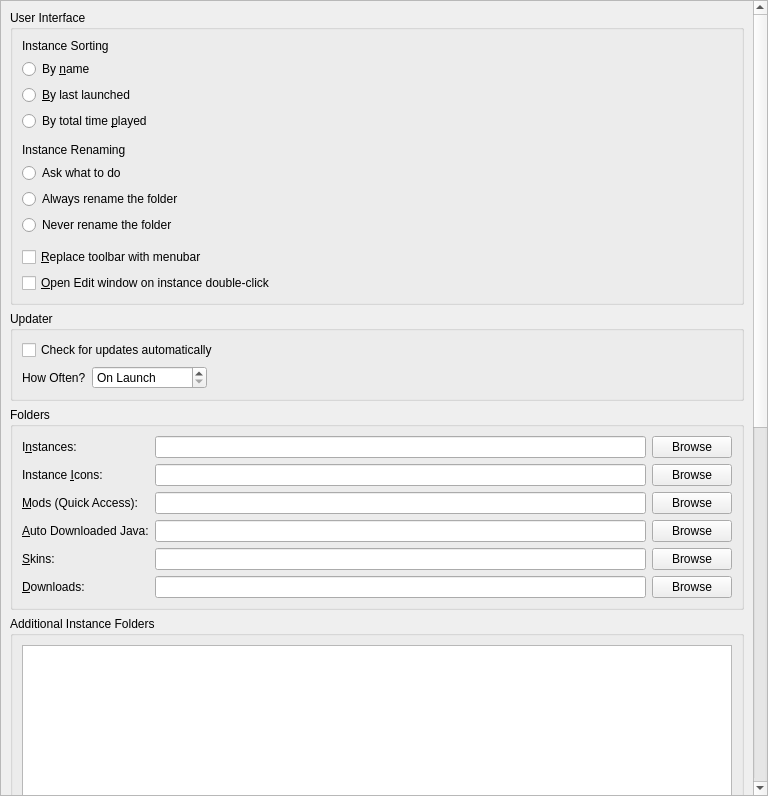
<?xml version="1.0" encoding="UTF-8"?>
<ui version="4.0">
 <class>LauncherPage</class>
 <widget class="QWidget" name="LauncherPage">
  <property name="geometry">
   <rect>
    <x>0</x>
    <y>0</y>
    <width>768</width>
    <height>796</height>
   </rect>
  </property>
  <property name="sizePolicy">
   <sizepolicy hsizetype="MinimumExpanding" vsizetype="MinimumExpanding">
    <horstretch>0</horstretch>
    <verstretch>0</verstretch>
   </sizepolicy>
  </property>
  <layout class="QVBoxLayout" name="verticalLayout">
   <property name="leftMargin">
    <number>0</number>
   </property>
   <property name="topMargin">
    <number>0</number>
   </property>
   <property name="rightMargin">
    <number>0</number>
   </property>
   <property name="bottomMargin">
    <number>0</number>
   </property>
   <item>
    <widget class="QScrollArea" name="scrollArea">
     <property name="horizontalScrollBarPolicy">
      <enum>Qt::ScrollBarPolicy::ScrollBarAsNeeded</enum>
     </property>
     <property name="widgetResizable">
      <bool>true</bool>
     </property>
     <widget class="QWidget" name="scrollAreaWidgetContents">
      <property name="geometry">
       <rect>
        <x>0</x>
        <y>-683</y>
        <width>752</width>
        <height>1625</height>
       </rect>
      </property>
      <layout class="QVBoxLayout" name="verticalLayout_8">
       <item>
        <widget class="QGroupBox" name="userInterfaceBox">
         <property name="enabled">
          <bool>true</bool>
         </property>
         <property name="title">
          <string>User Interface</string>
         </property>
         <layout class="QVBoxLayout" name="verticalLayout_2">
          <item>
           <widget class="QLabel" name="instanceSortingLabel">
            <property name="text">
             <string>Instance Sorting</string>
            </property>
           </widget>
          </item>
          <item>
           <widget class="QRadioButton" name="sortByNameBtn">
            <property name="text">
             <string>By &amp;name</string>
            </property>
            <attribute name="buttonGroup">
             <string notr="true">sortingModeGroup</string>
            </attribute>
           </widget>
          </item>
          <item>
           <widget class="QRadioButton" name="sortLastLaunchedBtn">
            <property name="text">
             <string>&amp;By last launched</string>
            </property>
            <attribute name="buttonGroup">
             <string notr="true">sortingModeGroup</string>
            </attribute>
           </widget>
          </item>
          <item>
           <widget class="QRadioButton" name="sortByPlaytimeBtn">
            <property name="text">
             <string>By total time &amp;played</string>
            </property>
            <attribute name="buttonGroup">
             <string notr="true">sortingModeGroup</string>
            </attribute>
           </widget>
          </item>
          <item>
           <spacer name="verticalSpacer">
            <property name="orientation">
             <enum>Qt::Orientation::Vertical</enum>
            </property>
            <property name="sizeType">
             <enum>QSizePolicy::Policy::Fixed</enum>
            </property>
            <property name="sizeHint" stdset="0">
             <size>
              <width>0</width>
              <height>6</height>
             </size>
            </property>
           </spacer>
          </item>
          <item>
           <widget class="QLabel" name="renamingBehaviorLabel">
            <property name="text">
             <string>Instance Renaming</string>
            </property>
           </widget>
          </item>
          <item>
           <widget class="QRadioButton" name="askToRenameDirBtn">
            <property name="text">
             <string>Ask what to do</string>
            </property>
            <attribute name="buttonGroup">
             <string notr="true">renamingBehaviorGroup</string>
            </attribute>
           </widget>
          </item>
          <item>
           <widget class="QRadioButton" name="alwaysRenameDirBtn">
            <property name="text">
             <string>Always rename the folder</string>
            </property>
            <attribute name="buttonGroup">
             <string notr="true">renamingBehaviorGroup</string>
            </attribute>
           </widget>
          </item>
          <item>
           <widget class="QRadioButton" name="neverRenameDirBtn">
            <property name="text">
             <string>Never rename the folder</string>
            </property>
            <attribute name="buttonGroup">
             <string notr="true">renamingBehaviorGroup</string>
            </attribute>
           </widget>
          </item>
          <item>
           <spacer name="verticalSpacer_2">
            <property name="orientation">
             <enum>Qt::Orientation::Vertical</enum>
            </property>
            <property name="sizeType">
             <enum>QSizePolicy::Policy::Fixed</enum>
            </property>
            <property name="sizeHint" stdset="0">
             <size>
              <width>0</width>
              <height>6</height>
             </size>
            </property>
           </spacer>
          </item>
          <item>
           <widget class="QCheckBox" name="preferMenuBarCheckBox">
            <property name="toolTip">
             <string>The menubar is more friendly for keyboard-driven interaction.</string>
            </property>
            <property name="text">
             <string>&amp;Replace toolbar with menubar</string>
            </property>
           </widget>
          </item>
          <item>
           <widget class="QCheckBox" name="editInstanceOnDoubleClick">
            <property name="toolTip">
             <string>Opens the edit instance window on double-clicking an instance instead of running the instance.</string>
            </property>
            <property name="text">
             <string>&amp;Open Edit window on instance double-click</string>
            </property>
           </widget>
          </item>
         </layout>
        </widget>
       </item>
       <item>
        <widget class="QGroupBox" name="updateSettingsBox">
         <property name="title">
          <string>Updater</string>
         </property>
         <layout class="QGridLayout" name="gridLayout_2">
          <item row="1" column="0">
           <layout class="QHBoxLayout" name="horizontalLayout_2">
            <item>
             <widget class="QLabel" name="updateIntervalLabel">
              <property name="text">
               <string>How Often?</string>
              </property>
             </widget>
            </item>
            <item>
             <widget class="QSpinBox" name="updateIntervalSpinBox">
              <property name="sizePolicy">
               <sizepolicy hsizetype="Maximum" vsizetype="Fixed">
                <horstretch>0</horstretch>
                <verstretch>0</verstretch>
               </sizepolicy>
              </property>
              <property name="toolTip">
               <string>Set to 0 to only check on launch</string>
              </property>
              <property name="specialValueText">
               <string>On Launch</string>
              </property>
              <property name="suffix">
               <string> hours</string>
              </property>
              <property name="prefix">
               <string>Every </string>
              </property>
              <property name="minimum">
               <number>0</number>
              </property>
              <property name="maximum">
               <number>168</number>
              </property>
             </widget>
            </item>
            <item>
             <spacer name="horizontalSpacer">
              <property name="orientation">
               <enum>Qt::Orientation::Horizontal</enum>
              </property>
              <property name="sizeHint" stdset="0">
               <size>
                <width>0</width>
                <height>0</height>
               </size>
              </property>
             </spacer>
            </item>
           </layout>
          </item>
          <item row="0" column="0" colspan="2">
           <widget class="QCheckBox" name="autoUpdateCheckBox">
            <property name="text">
             <string>Check for updates automatically</string>
            </property>
           </widget>
          </item>
         </layout>
        </widget>
       </item>
       <item>
        <widget class="QGroupBox" name="foldersBox">
         <property name="title">
          <string>Folders</string>
         </property>
         <layout class="QGridLayout" name="gridLayout">
          <item row="2" column="1">
           <widget class="QLineEdit" name="iconsDirTextBox"/>
          </item>
          <item row="5" column="0">
           <widget class="QLabel" name="labelSkinsDir">
            <property name="text">
             <string>&amp;Skins:</string>
            </property>
            <property name="buddy">
             <cstring>skinsDirTextBox</cstring>
            </property>
           </widget>
          </item>
          <item row="0" column="0">
           <widget class="QLabel" name="labelInstDir">
            <property name="text">
             <string>I&amp;nstances:</string>
            </property>
            <property name="buddy">
             <cstring>instDirTextBox</cstring>
            </property>
           </widget>
          </item>
          <item row="10" column="0">
           <widget class="QLabel" name="labelDownloadsDir">
            <property name="text">
             <string>&amp;Downloads:</string>
            </property>
            <property name="buddy">
             <cstring>downloadsDirTextBox</cstring>
            </property>
           </widget>
          </item>
          <item row="0" column="2">
           <widget class="QPushButton" name="instDirBrowseBtn">
            <property name="text">
             <string>Browse</string>
            </property>
           </widget>
          </item>
          <item row="4" column="0">
           <widget class="QLabel" name="labelJavaDir">
            <property name="toolTip">
             <string>Folder where Prism Launcher stores automatically downloaded Java versions. Do NOT set this to your system Java installation.</string>
            </property>
            <property name="text">
             <string>&amp;Auto Downloaded Java:</string>
            </property>
            <property name="buddy">
             <cstring>javaDirTextBox</cstring>
            </property>
           </widget>
          </item>
          <item row="10" column="2">
           <widget class="QPushButton" name="downloadsDirBrowseBtn">
            <property name="text">
             <string>Browse</string>
            </property>
           </widget>
          </item>
          <item row="2" column="2">
           <widget class="QPushButton" name="iconsDirBrowseBtn">
            <property name="text">
             <string>Browse</string>
            </property>
           </widget>
          </item>
          <item row="0" column="1">
           <widget class="QLineEdit" name="instDirTextBox"/>
          </item>
          <item row="4" column="1">
           <widget class="QLineEdit" name="javaDirTextBox"/>
          </item>
          <item row="2" column="0">
           <widget class="QLabel" name="labelIconsDir">
            <property name="text">
             <string>Instance &amp;Icons:</string>
            </property>
            <property name="buddy">
             <cstring>iconsDirTextBox</cstring>
            </property>
           </widget>
          </item>
          <item row="5" column="1">
           <widget class="QLineEdit" name="skinsDirTextBox"/>
          </item>
          <item row="5" column="2">
           <widget class="QPushButton" name="skinsDirBrowseBtn">
            <property name="text">
             <string>Browse</string>
            </property>
           </widget>
          </item>
          <item row="10" column="1">
           <widget class="QLineEdit" name="downloadsDirTextBox"/>
          </item>
          <item row="4" column="2">
           <widget class="QPushButton" name="javaDirBrowseBtn">
            <property name="text">
             <string>Browse</string>
            </property>
           </widget>
          </item>
          <item row="3" column="0">
           <widget class="QLabel" name="labelModsDir">
            <property name="text">
             <string>&amp;Mods (Quick Access):</string>
            </property>
            <property name="buddy">
             <cstring>modsDirTextBox</cstring>
            </property>
           </widget>
          </item>
          <item row="3" column="1">
           <widget class="QLineEdit" name="modsDirTextBox"/>
          </item>
          <item row="3" column="2">
           <widget class="QPushButton" name="modsDirBrowseBtn">
            <property name="text">
             <string>Browse</string>
            </property>
           </widget>
          </item>
         </layout>
        </widget>
       </item>
       <item>
        <widget class="QGroupBox" name="additionalInstDirsGroupBox">
         <property name="title">
          <string>Additional Instance Folders</string>
         </property>
         <layout class="QVBoxLayout" name="additionalInstDirsLayout">
          <item>
           <widget class="QListWidget" name="additionalInstDirsList"/>
          </item>
          <item>
           <layout class="QHBoxLayout" name="additionalInstDirsBtnLayout">
            <item>
             <widget class="QPushButton" name="addInstDirBtn">
              <property name="text">
               <string>Add</string>
              </property>
             </widget>
            </item>
            <item>
             <widget class="QPushButton" name="removeInstDirBtn">
              <property name="text">
               <string>Remove</string>
              </property>
             </widget>
            </item>
            <item>
             <spacer name="additionalInstDirsSpacer">
              <property name="orientation">
               <enum>Qt::Orientation::Horizontal</enum>
              </property>
              <property name="sizeHint" stdset="0">
               <size>
                <width>0</width>
                <height>0</height>
               </size>
              </property>
             </spacer>
            </item>
           </layout>
          </item>
         </layout>
        </widget>
       </item>
       <item>
        <widget class="QGroupBox" name="modsBox">
         <property name="title">
          <string>Mods and Modpacks</string>
         </property>
         <layout class="QVBoxLayout" name="verticalLayout_4">
          <item>
           <widget class="QCheckBox" name="downloadsDirWatchRecursiveCheckBox">
            <property name="toolTip">
             <string>When enabled, in addition to the downloads folder, its sub folders will also be searched when looking for resources (e.g. when looking for blocked mods on CurseForge).</string>
            </property>
            <property name="text">
             <string>Check &amp;subfolders for blocked mods</string>
            </property>
           </widget>
          </item>
          <item>
           <widget class="QCheckBox" name="downloadsDirMoveCheckBox">
            <property name="toolTip">
             <string>When enabled, it will move blocked resources instead of copying them.</string>
            </property>
            <property name="text">
             <string>Move blocked mods instead of copying them</string>
            </property>
           </widget>
          </item>
          <item>
           <widget class="QCheckBox" name="metadataEnableBtn">
            <property name="toolTip">
             <string>Store version information provided by mod providers (like Modrinth or CurseForge) for mods.</string>
            </property>
            <property name="text">
             <string>Keep track of mod metadata</string>
            </property>
           </widget>
          </item>
          <item>
           <widget class="QLabel" name="metadataWarningLabel">
            <property name="text">
             <string>&lt;html&gt;&lt;head/&gt;&lt;body&gt;&lt;p&gt;&lt;span style=&quot; font-weight:600; color:#f5c211;&quot;&gt;Warning&lt;/span&gt;&lt;span style=&quot; color:#f5c211;&quot;&gt;: Disabling mod metadata may also disable some QoL features, such as mod updating!&lt;/span&gt;&lt;/p&gt;&lt;/body&gt;&lt;/html&gt;</string>
            </property>
            <property name="wordWrap">
             <bool>true</bool>
            </property>
           </widget>
          </item>
          <item>
           <widget class="QCheckBox" name="dependenciesEnableBtn">
            <property name="toolTip">
             <string>Automatically detect, install, and update mod dependencies.</string>
            </property>
            <property name="text">
             <string>Install dependencies automatically</string>
            </property>
           </widget>
          </item>
          <item>
           <widget class="QCheckBox" name="showModIncompatCheckBox">
            <property name="toolTip">
             <string>Currently this just shows mods which are not marked as compatible with the current Minecraft version.</string>
            </property>
            <property name="text">
             <string>Detect and show mod incompatibilities (experimental)</string>
            </property>
           </widget>
          </item>
          <item>
           <widget class="QCheckBox" name="autoScanDownloadedModsCheckBox">
            <property name="toolTip">
             <string>Automatically scan newly downloaded and updated mods for malware, token stealers, webhooks, and suspicious bytecode.</string>
            </property>
            <property name="text">
             <string>Automatically scan downloaded mods for security threats</string>
            </property>
           </widget>
          </item>
          <item>
           <widget class="QCheckBox" name="modpackUpdatePromptBtn">
            <property name="toolTip">
             <string>When creating a new modpack instance, suggest updating an existing instance instead.</string>
            </property>
            <property name="text">
             <string>Suggest to update an existing instance during modpack installation</string>
            </property>
           </widget>
          </item>
          <item>
           <layout class="QHBoxLayout" name="modUpdateChannelLayout">
            <item>
             <widget class="QLabel" name="modUpdateChannelLabel">
              <property name="toolTip">
               <string>Select the preferred release channel when checking for mod updates.</string>
              </property>
              <property name="text">
               <string>Mod Update Channel:</string>
              </property>
             </widget>
            </item>
            <item>
             <widget class="QComboBox" name="modUpdateChannelComboBox">
              <property name="toolTip">
               <string>Select the preferred release channel when checking for mod updates.</string>
              </property>
              <item>
               <property name="text">
                <string>All (Release, Beta, Alpha)</string>
               </property>
              </item>
              <item>
               <property name="text">
                <string>Release only</string>
               </property>
              </item>
              <item>
               <property name="text">
                <string>Release and Beta</string>
               </property>
              </item>
             </widget>
            </item>
            <item>
             <spacer name="horizontalSpacer_3">
              <property name="orientation">
               <enum>Qt::Orientation::Horizontal</enum>
              </property>
              <property name="sizeHint" stdset="0">
               <size>
                <width>40</width>
                <height>20</height>
               </size>
              </property>
             </spacer>
            </item>
           </layout>
          </item>
         </layout>
        </widget>
       </item>
       <item>
        <widget class="QGroupBox" name="instanceBox">
         <property name="title">
          <string>Instance Creation</string>
         </property>
         <layout class="QVBoxLayout" name="verticalLayout_3">
          <item>
           <widget class="QCheckBox" name="downloadGameFilesBtn">
            <property name="toolTip">
             <string>Downloads required game files while creating the instance. Disable this to skip the initial download and fetch files when the instance is launched instead.</string>
            </property>
            <property name="text">
             <string>Download game files during instance creation</string>
            </property>
           </widget>
          </item>
         </layout>
        </widget>
       </item>
       <item>
        <widget class="QGroupBox" name="groupBox_2">
         <property name="title">
          <string>Console</string>
         </property>
         <layout class="QFormLayout" name="formLayout">
          <property name="labelAlignment">
           <set>Qt::AlignmentFlag::AlignLeading|Qt::AlignmentFlag::AlignLeft|Qt::AlignmentFlag::AlignVCenter</set>
          </property>
          <item row="0" column="0">
           <widget class="QLabel" name="lineLimitLabel">
            <property name="sizePolicy">
             <sizepolicy hsizetype="Maximum" vsizetype="Preferred">
              <horstretch>0</horstretch>
              <verstretch>0</verstretch>
             </sizepolicy>
            </property>
            <property name="text">
             <string>Log History &amp;Limit:</string>
            </property>
            <property name="buddy">
             <cstring>lineLimitSpinBox</cstring>
            </property>
           </widget>
          </item>
          <item row="0" column="1">
           <widget class="QSpinBox" name="lineLimitSpinBox">
            <property name="sizePolicy">
             <sizepolicy hsizetype="Maximum" vsizetype="Fixed">
              <horstretch>0</horstretch>
              <verstretch>0</verstretch>
             </sizepolicy>
            </property>
            <property name="suffix">
             <string> lines</string>
            </property>
            <property name="minimum">
             <number>10000</number>
            </property>
            <property name="maximum">
             <number>1000000</number>
            </property>
            <property name="singleStep">
             <number>10000</number>
            </property>
            <property name="value">
             <number>100000</number>
            </property>
           </widget>
          </item>
          <item row="1" column="0" colspan="2">
           <widget class="QCheckBox" name="checkStopLogging">
            <property name="text">
             <string>&amp;Stop logging when log overflows</string>
            </property>
           </widget>
          </item>
         </layout>
        </widget>
       </item>
       <item>
        <widget class="QGroupBox" name="tasksBox">
         <property name="title">
          <string>Tasks</string>
         </property>
         <layout class="QGridLayout" name="gridLayout_3">
          <item row="2" column="1">
           <widget class="QSpinBox" name="numberOfManualRetriesSpinBox">
            <property name="sizePolicy">
             <sizepolicy hsizetype="Maximum" vsizetype="Fixed">
              <horstretch>0</horstretch>
              <verstretch>0</verstretch>
             </sizepolicy>
            </property>
            <property name="minimumSize">
             <size>
              <width>60</width>
              <height>0</height>
             </size>
            </property>
            <property name="minimum">
             <number>0</number>
            </property>
           </widget>
          </item>
          <item row="1" column="1">
           <widget class="QSpinBox" name="numberOfConcurrentDownloadsSpinBox">
            <property name="sizePolicy">
             <sizepolicy hsizetype="Maximum" vsizetype="Fixed">
              <horstretch>0</horstretch>
              <verstretch>0</verstretch>
             </sizepolicy>
            </property>
            <property name="minimumSize">
             <size>
              <width>60</width>
              <height>0</height>
             </size>
            </property>
            <property name="minimum">
             <number>1</number>
            </property>
           </widget>
          </item>
          <item row="3" column="1">
           <widget class="QSpinBox" name="timeoutSecondsSpinBox">
            <property name="sizePolicy">
             <sizepolicy hsizetype="Maximum" vsizetype="Fixed">
              <horstretch>0</horstretch>
              <verstretch>0</verstretch>
             </sizepolicy>
            </property>
            <property name="minimumSize">
             <size>
              <width>60</width>
              <height>0</height>
             </size>
            </property>
            <property name="suffix">
             <string>s</string>
            </property>
           </widget>
          </item>
          <item row="2" column="0">
           <widget class="QLabel" name="numberOfManualRetriesLabel">
            <property name="text">
             <string>Retry Limit:</string>
            </property>
           </widget>
          </item>
          <item row="1" column="0">
           <widget class="QLabel" name="numberOfConcurrentDownloadsLabel">
            <property name="text">
             <string>Concurrent Download Limit:</string>
            </property>
           </widget>
          </item>
          <item row="3" column="0">
           <widget class="QLabel" name="timeoutSecondsLabel">
            <property name="toolTip">
             <string>Seconds to wait until the requests are terminated</string>
            </property>
            <property name="text">
             <string>HTTP Timeout:</string>
            </property>
           </widget>
          </item>
          <item row="0" column="1">
           <widget class="QSpinBox" name="numberOfConcurrentTasksSpinBox">
            <property name="sizePolicy">
             <sizepolicy hsizetype="Maximum" vsizetype="Fixed">
              <horstretch>0</horstretch>
              <verstretch>0</verstretch>
             </sizepolicy>
            </property>
            <property name="minimumSize">
             <size>
              <width>60</width>
              <height>0</height>
             </size>
            </property>
            <property name="minimum">
             <number>1</number>
            </property>
           </widget>
          </item>
          <item row="0" column="0">
           <widget class="QLabel" name="numberOfConcurrentTasksLabel">
            <property name="text">
             <string>Concurrent Task Limit:</string>
            </property>
           </widget>
          </item>
          <item row="0" column="2">
           <spacer name="horizontalSpacer_2">
            <property name="orientation">
             <enum>Qt::Orientation::Horizontal</enum>
            </property>
            <property name="sizeHint" stdset="0">
             <size>
              <width>0</width>
              <height>0</height>
             </size>
            </property>
           </spacer>
          </item>
         </layout>
        </widget>
       </item>
       <item>
        <spacer name="verticalSpacer_FeaturesTab">
         <property name="orientation">
          <enum>Qt::Orientation::Vertical</enum>
         </property>
         <property name="sizeHint" stdset="0">
          <size>
           <width>0</width>
           <height>0</height>
          </size>
         </property>
        </spacer>
       </item>
      </layout>
     </widget>
    </widget>
   </item>
  </layout>
 </widget>
 <tabstops>
  <tabstop>scrollArea</tabstop>
  <tabstop>sortByNameBtn</tabstop>
  <tabstop>sortLastLaunchedBtn</tabstop>
  <tabstop>sortByPlaytimeBtn</tabstop>
  <tabstop>askToRenameDirBtn</tabstop>
  <tabstop>alwaysRenameDirBtn</tabstop>
  <tabstop>neverRenameDirBtn</tabstop>
  <tabstop>preferMenuBarCheckBox</tabstop>
  <tabstop>editInstanceOnDoubleClick</tabstop>
  <tabstop>autoUpdateCheckBox</tabstop>
  <tabstop>updateIntervalSpinBox</tabstop>
  <tabstop>instDirTextBox</tabstop>
  <tabstop>instDirBrowseBtn</tabstop>
  <tabstop>iconsDirTextBox</tabstop>
  <tabstop>iconsDirBrowseBtn</tabstop>
  <tabstop>modsDirTextBox</tabstop>
  <tabstop>modsDirBrowseBtn</tabstop>
  <tabstop>javaDirTextBox</tabstop>
  <tabstop>javaDirBrowseBtn</tabstop>
  <tabstop>skinsDirTextBox</tabstop>
  <tabstop>skinsDirBrowseBtn</tabstop>
  <tabstop>downloadsDirTextBox</tabstop>
  <tabstop>downloadsDirBrowseBtn</tabstop>
  <tabstop>additionalInstDirsList</tabstop>
  <tabstop>addInstDirBtn</tabstop>
  <tabstop>removeInstDirBtn</tabstop>
  <tabstop>downloadsDirWatchRecursiveCheckBox</tabstop>
  <tabstop>downloadsDirMoveCheckBox</tabstop>
  <tabstop>metadataEnableBtn</tabstop>
  <tabstop>dependenciesEnableBtn</tabstop>
  <tabstop>showModIncompatCheckBox</tabstop>
  <tabstop>modpackUpdatePromptBtn</tabstop>
  <tabstop>downloadGameFilesBtn</tabstop>
  <tabstop>lineLimitSpinBox</tabstop>
  <tabstop>checkStopLogging</tabstop>
  <tabstop>numberOfConcurrentTasksSpinBox</tabstop>
  <tabstop>numberOfConcurrentDownloadsSpinBox</tabstop>
  <tabstop>numberOfManualRetriesSpinBox</tabstop>
  <tabstop>timeoutSecondsSpinBox</tabstop>
 </tabstops>
 <resources/>
 <connections/>
 <buttongroups>
  <buttongroup name="sortingModeGroup"/>
  <buttongroup name="renamingBehaviorGroup"/>
 </buttongroups>
</ui>
